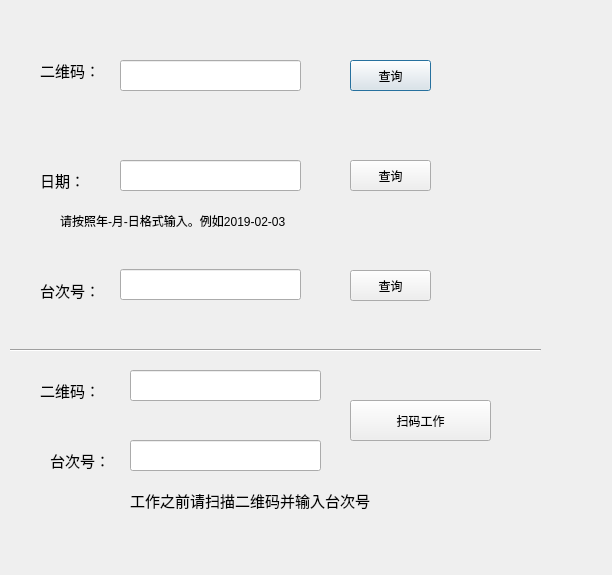
<?xml version="1.0" encoding="UTF-8"?>
<ui version="4.0">
 <class>Dialog</class>
 <widget class="QDialog" name="Dialog">
  <property name="geometry">
   <rect>
    <x>0</x>
    <y>0</y>
    <width>612</width>
    <height>575</height>
   </rect>
  </property>
  <property name="windowTitle">
   <string>Dialog</string>
  </property>
  <widget class="QPushButton" name="pushButton">
   <property name="geometry">
    <rect>
     <x>350</x>
     <y>60</y>
     <width>81</width>
     <height>31</height>
    </rect>
   </property>
   <property name="text">
    <string>查询</string>
   </property>
  </widget>
  <widget class="QLineEdit" name="lineEdit">
   <property name="geometry">
    <rect>
     <x>120</x>
     <y>60</y>
     <width>181</width>
     <height>31</height>
    </rect>
   </property>
  </widget>
  <widget class="QLineEdit" name="lineEdit_2">
   <property name="geometry">
    <rect>
     <x>120</x>
     <y>160</y>
     <width>181</width>
     <height>31</height>
    </rect>
   </property>
  </widget>
  <widget class="QPushButton" name="pushButton_2">
   <property name="geometry">
    <rect>
     <x>350</x>
     <y>160</y>
     <width>81</width>
     <height>31</height>
    </rect>
   </property>
   <property name="text">
    <string>查询</string>
   </property>
  </widget>
  <widget class="QPushButton" name="pushButton_3">
   <property name="geometry">
    <rect>
     <x>350</x>
     <y>400</y>
     <width>141</width>
     <height>41</height>
    </rect>
   </property>
   <property name="text">
    <string>扫码工作</string>
   </property>
  </widget>
  <widget class="QLabel" name="label">
   <property name="geometry">
    <rect>
     <x>40</x>
     <y>60</y>
     <width>71</width>
     <height>21</height>
    </rect>
   </property>
   <property name="font">
    <font>
     <pointsize>11</pointsize>
    </font>
   </property>
   <property name="text">
    <string>二维码：</string>
   </property>
  </widget>
  <widget class="QLabel" name="label_2">
   <property name="geometry">
    <rect>
     <x>40</x>
     <y>170</y>
     <width>61</width>
     <height>20</height>
    </rect>
   </property>
   <property name="font">
    <font>
     <pointsize>11</pointsize>
    </font>
   </property>
   <property name="text">
    <string>日期：</string>
   </property>
  </widget>
  <widget class="Line" name="line">
   <property name="geometry">
    <rect>
     <x>10</x>
     <y>340</y>
     <width>531</width>
     <height>20</height>
    </rect>
   </property>
   <property name="orientation">
    <enum>Qt::Horizontal</enum>
   </property>
  </widget>
  <widget class="QLabel" name="label_4">
   <property name="geometry">
    <rect>
     <x>60</x>
     <y>210</y>
     <width>441</width>
     <height>21</height>
    </rect>
   </property>
   <property name="text">
    <string>请按照年-月-日格式输入。例如2019-02-03</string>
   </property>
  </widget>
  <widget class="QLineEdit" name="lineEdit_3">
   <property name="geometry">
    <rect>
     <x>120</x>
     <y>269</y>
     <width>181</width>
     <height>31</height>
    </rect>
   </property>
  </widget>
  <widget class="QLabel" name="label_3">
   <property name="geometry">
    <rect>
     <x>40</x>
     <y>280</y>
     <width>61</width>
     <height>20</height>
    </rect>
   </property>
   <property name="font">
    <font>
     <pointsize>11</pointsize>
    </font>
   </property>
   <property name="text">
    <string>台次号：</string>
   </property>
  </widget>
  <widget class="QPushButton" name="pushButton_4">
   <property name="geometry">
    <rect>
     <x>350</x>
     <y>270</y>
     <width>81</width>
     <height>31</height>
    </rect>
   </property>
   <property name="text">
    <string>查询</string>
   </property>
  </widget>
  <widget class="QLabel" name="label_5">
   <property name="geometry">
    <rect>
     <x>40</x>
     <y>380</y>
     <width>71</width>
     <height>21</height>
    </rect>
   </property>
   <property name="font">
    <font>
     <pointsize>11</pointsize>
    </font>
   </property>
   <property name="text">
    <string>二维码：</string>
   </property>
  </widget>
  <widget class="QLineEdit" name="lineEdit_4">
   <property name="geometry">
    <rect>
     <x>130</x>
     <y>370</y>
     <width>191</width>
     <height>31</height>
    </rect>
   </property>
  </widget>
  <widget class="QLabel" name="label_6">
   <property name="geometry">
    <rect>
     <x>50</x>
     <y>450</y>
     <width>61</width>
     <height>20</height>
    </rect>
   </property>
   <property name="font">
    <font>
     <pointsize>11</pointsize>
    </font>
   </property>
   <property name="text">
    <string>台次号：</string>
   </property>
  </widget>
  <widget class="QLineEdit" name="lineEdit_5">
   <property name="geometry">
    <rect>
     <x>130</x>
     <y>440</y>
     <width>191</width>
     <height>31</height>
    </rect>
   </property>
  </widget>
  <widget class="QLabel" name="label_7">
   <property name="geometry">
    <rect>
     <x>130</x>
     <y>490</y>
     <width>251</width>
     <height>20</height>
    </rect>
   </property>
   <property name="font">
    <font>
     <pointsize>11</pointsize>
    </font>
   </property>
   <property name="text">
    <string>工作之前请扫描二维码并输入台次号</string>
   </property>
  </widget>
 </widget>
 <resources/>
 <connections/>
</ui>
